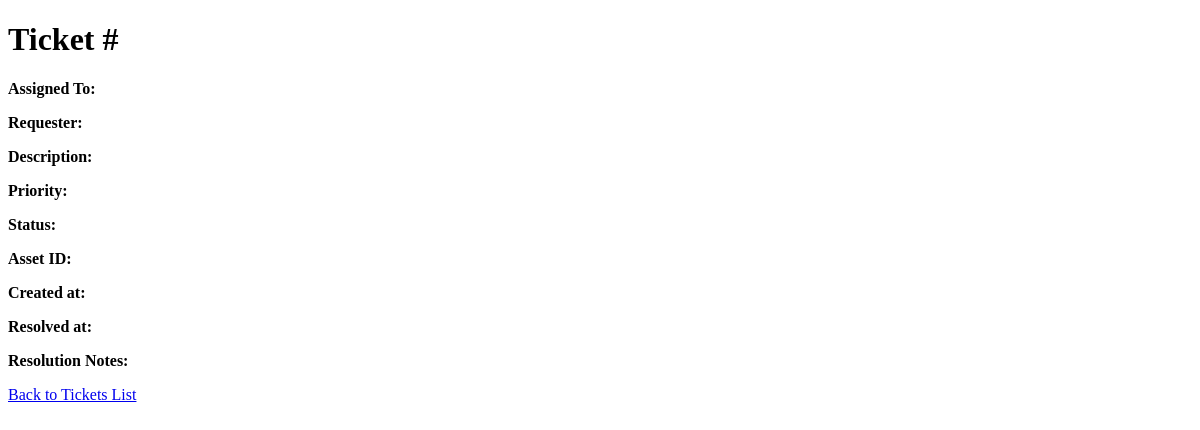
The app's page /ticket/3, older data.
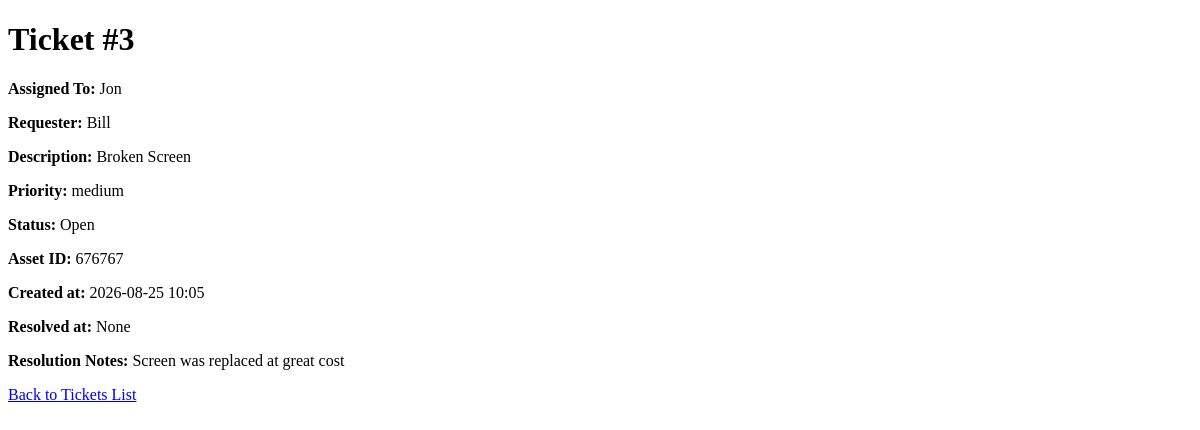
The same page, newer data.
### tables this page shows
CREATE TABLE tickets (
        id INTEGER PRIMARY KEY AUTOINCREMENT,
        assigned_to TEXT,
        requester TEXT,
        description TEXT,
        priority TEXT,
        status TEXT,
        asset_id TEXT,
        created_at TEXT,
        resolved_at TEXT
    , resolution_notes TEXT);

### app.py (the view)
@app.route("/ticket/<int:ticket_id>")
def view_ticket(ticket_id):
    db = sqlite3.connect("helpdesk.db")
    cursor = db.cursor()
    cursor.execute("SELECT * FROM tickets WHERE id = ?", (ticket_id,))
    ticket = cursor.fetchone()
    db.close()
    return render_template("ticket.html", ticket=ticket)

### templates/ticket.html (shortened to what this page needs)
<!DOCTYPE html>
<html>
    <head>
    </head>
    <body>
        <h1>Ticket #{{ ticket[0] }}</h1>
        <p><strong>Assigned To:</strong> {{ ticket[1] }}</p>
        <p><strong>Requester:</strong> {{ ticket[2] }}</p>
        <p><strong>Description:</strong> {{ ticket[3] }}</p>
        <p><strong>Priority:</strong> {{ ticket[4] }}</p>
        <p><strong>Status:</strong> {{ ticket[5] }}</p>
        <p><strong>Asset ID:</strong> {{ ticket[6] }}</p>
        <p><strong>Created at:</strong> {{ ticket[7] }}</p>
        <p><strong>Resolved at:</strong> {{ ticket[8] }}</p>
        <p><strong>Resolution Notes:</strong> {{ ticket[9] }}</p>
        <p><a href="/tickets">Back to Tickets List</a></p>
    </body>
</html>

Row changes from the older to the newer data that the page shows:
added tickets: id "3", assigned_to "Jon", requester "Bill", description "Broken Screen", priority "medium", status "Open", asset "676767", created_at "2026-08-25 10:05", resolution_notes "Screen was replaced at great cost"
Text that changed along with them:
{{ ticket[8] }}: (not shown) → "None"
